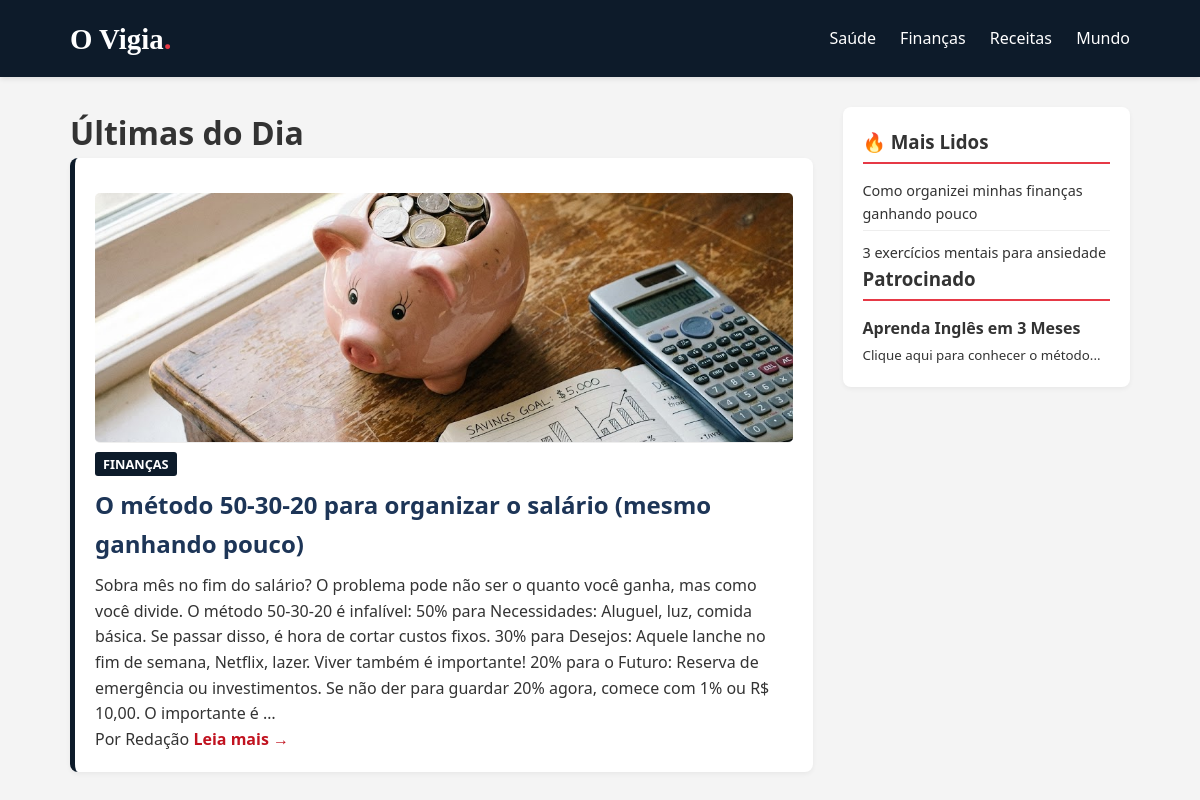
The app's page /categoria/FINANCAS/ with its own data.
### blog/models.py (models this page shows, shortened)
class Noticia(models.Model):
    CATEGORIAS = [
        ('SAUDE', 'Saúde'),
        ('FINANCAS', 'Finanças'),
        ('RECEITAS', 'Receitas'),
        ('MUNDO', 'Mundo'),
        ('GERAL', 'Geral'),
    ]
    titulo = models.CharField(max_length=200)
    subtitulo = models.CharField(max_length=300, blank=True, null=True, help_text="Opcional: Uma frase curta que complementa o título")
    categoria = models.CharField(max_length=20, choices=CATEGORIAS, default='GERAL')
    conteudo = models.TextField()
    imagem = models.ImageField(upload_to='noticias/', blank=True, null=True)
    legenda_imagem = models.CharField(max_length=150, blank=True, null=True, help_text="Opcional: Créditos da foto ou descrição curta")
    data_publicacao = models.DateTimeField(auto_now_add=True)

### blog/views.py (the view)
# urls.py: path('categoria/<str:nome>/', filtrar_categoria, name='filtro'),
def filtrar_categoria(request, nome):
    noticias_filtradas = Noticia.objects.filter(categoria=nome).order_by('-data_publicacao')
    return render(request, 'home.html', {'noticias': noticias_filtradas})

### blog/templates/home.html (shortened to what this page needs)
{% load static %}
<!DOCTYPE html>
<html lang="pt-br">
<head>
    <link rel="stylesheet" href="{% static 'css/style.css' %}">
</head>
<body>
    <header>
        <div class="header-container">
            <div class="logo"><a href="{% url 'home' %}" style="text-decoration:none; color:white;">O Vigia<span>.</span></a></div>
            <nav class="nav-links">
                <a href="{% url 'filtro' 'SAUDE' %}">Saúde</a>
                <a href="{% url 'filtro' 'FINANCAS' %}">Finanças</a>
                <a href="{% url 'filtro' 'RECEITAS' %}">Receitas</a>
                <a href="{% url 'filtro' 'MUNDO' %}">Mundo</a>
            </nav>
        </div>
    </header>
    <div class="container">
        <main class="main-content">
            <h1>Últimas do Dia</h1>
            {% for item in noticias %}
            <article class="noticia-card">
                {% if item.imagem %}
                    <a href="{% url 'detalhe' item.id %}">
                        <img src="{{ item.imagem.url }}" alt="{{ item.titulo }}" style="width: 100%; height: 250px; object-fit: cover; border-bottom: 1px solid #eee;">
                    </a>
                {% endif %}
                <div class="card-body">
                    <span class="categoria-tag">{{ item.get_categoria_display }}</span>
                    <a href="{% url 'detalhe' item.id %}" style="text-decoration: none; color: inherit;">
                        <h2>{{ item.titulo }}</h2>
                    </a>
                    <p>{{ item.conteudo|striptags|truncatewords:80 }}</p>
                    <div class="meta-info">
                        <span>Por Redação</span>
                        <a href="{% url 'detalhe' item.id %}" style="color: #c1121f; font-weight: bold; text-decoration: none;">Leia mais &rarr;</a>
                    </div>
                </div>
            </article>
            {% empty %}
            <p>Nenhuma notícia encontrada nesta categoria.</p>
            <a href="{% url 'home' %}" style="color: #0d1b2a; text-decoration: underline;">Voltar para ver tudo</a>
            {% endfor %}
        </main>
        <aside class="sidebar">
            <div class="widget">
                <h3>🔥 Mais Lidos</h3>
                <ul style="list-style: none; padding-left: 0; font-size: 0.9rem;">
                    <li style="margin-bottom: 10px; border-bottom: 1px solid #eee; padding-bottom: 5px;">
                        Como organizei minhas finanças ganhando pouco
                    </li>
                    <li>
                        3 exercícios mentais para ansiedade
                    </li>
                </ul>
            </div>
            <div class="widget">
                <h3>Patrocinado</h3>
                <div class="ad-box">
                    <strong>Aprenda Inglês em 3 Meses</strong><br>
                    <small>Clique aqui para conhecer o método...</small>
                </div>
            </div>
        </aside>
    </div>
</body>
</html>

### static/css/style.css (style rules this page uses)
* { margin: 0; padding: 0; box-sizing: border-box; font-family: 'Segoe UI', Tahoma, Geneva, Verdana, sans-serif; }
body { background-color: #f4f4f4; color: #333; line-height: 1.6; }
a { text-decoration: none; color: inherit; }
header { background-color: #0d1b2a; color: white; padding: 15px 0; box-shadow: 0 2px 5px rgba(0,0,0,0.1); }
.header-container { max-width: 1100px; margin: 0 auto; display: flex; justify-content: space-between; align-items: center; padding: 0 20px; }
.logo a { font-size: 1.8rem; font-weight: bold; font-family: 'Merriweather', serif; }
.logo span { color: #e63946; }
.nav-links a { margin-left: 20px; font-weight: 500; font-size: 1rem; transition: color 0.3s; }
.container { max-width: 1100px; margin: 30px auto; display: flex; gap: 30px; padding: 0 20px; }
.main-content { flex: 3; }
.noticia-card { background: white; padding: 20px; margin-bottom: 30px; border-radius: 8px; box-shadow: 0 2px 5px rgba(0,0,0,0.05); border-left: 5px solid #0d1b2a; }
.categoria-tag { background-color: #0d1b2a; color: white; padding: 3px 8px; font-size: 0.8rem; text-transform: uppercase; font-weight: bold; border-radius: 3px; }
.noticia-card h2 { margin: 10px 0; color: #1d3557; }
.noticia-card img { width: 100%; height: auto; border-radius: 5px; margin-top: 15px; }
.sidebar { flex: 1; background: white; padding: 20px; height: fit-content; border-radius: 8px; box-shadow: 0 2px 5px rgba(0,0,0,0.05); }
.sidebar h3 { margin-bottom: 15px; border-bottom: 2px solid #e63946; padding-bottom: 5px; }

### records on screen
Noticia: imagem (picture), categoria "FINANÇAS", titulo "O método 50-30-20 para organizar o salário (mesmo ganhando pouco)", conteudo "Sobra mês no fim do salário? O problema pode não ser o quanto você ganha, mas como você divide. O método 50-30-20 é infalível: 50% para Necessidades: Aluguel, luz, comida básica. Se passar disso, é hora de cortar custos fixos. 30% para Desejos: Aquele lanche no fim de semana, Netflix, lazer. Viver também é importante! 20% para o Futuro: Reserva de emergência ou investimentos. Se não der para guardar 20% agora, comece com 1% ou R$ 10,00. O importante é …"
